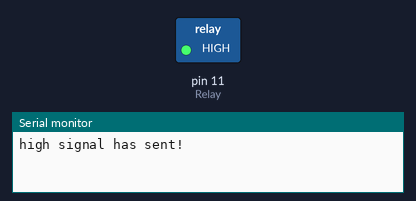
A sketch run on a simulated Arduino Uno, built with avr-gcc and run on an emulated ATmega328P. Parts: switched loads named in the sketch (green lamp = pin HIGH), the last lines printed to the serial monitor.

Above: at 1.0 s.
At 3.0 s:
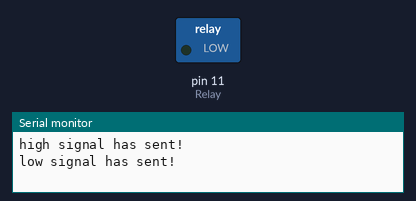
Timing chart, 0 to 5.2 s (numbered marks = the images above):
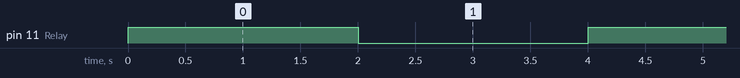

The sketch:

switch_dfrobot.ino
```cpp
//Arduino Sample Code //www.DFRobot.com
//Last modified on 14th March 2012 by HJS
//This code has been updated to work with the sample code provided in the Wiki
int Relay = 11;

void setup() {
  Serial.begin(9600);
  pinMode(Relay, OUTPUT);     //Set Pin3 as output
}
void loop() {
  digitalWrite(Relay, HIGH);   //Turn off relay
  Serial.println("high signal has sent!");
  delay(2000);
  digitalWrite(Relay, LOW);    //Turn on relay
    Serial.println("low signal has sent!");

  delay(2000);
}
```

Measured:
- by itself, pin 11 (Relay): alternates HIGH for 2.0 s and LOW for 2.0 s
